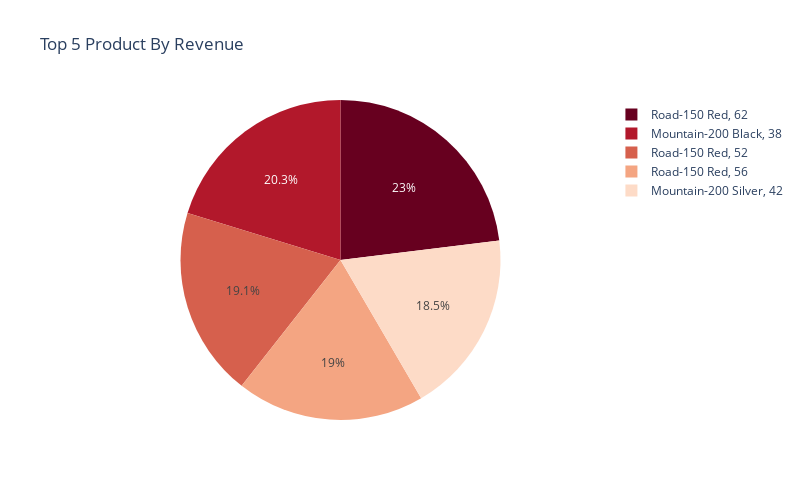

The notebook cell saved with this chart:
### Code cell
#Top 5 Product By Revenue
pr2 = pr1.head()
px.pie(pr2, values='Revenue', names='Product', 
       title='Top 5 Product By Revenue', 
       color_discrete_sequence=px.colors.sequential.RdBu,
      width = 800, height = 500)

### Figure 1 — Plotly figure (JSON) as saved in the notebook; plotly's stock layout.template omitted (floating-point values rounded to 4 significant figures)
{"data": [{"domain": {"x": [0.0, 1.0], "y": [0.0, 1.0]}, "hovertemplate": "Product=%{label}<br>Revenue=%{value}<extra></extra>", "labels": ["Road-150 Red, 62", "Mountain-200 Black, 38", "Road-150 Red, 52", "Road-150 Red, 56", "Mountain-200 Silver, 42"], "legendgroup": "", "name": "", "showlegend": true, "type": "pie", "values": [3829416, 3366248, 3180840, 3158805, 3081078]}], "layout": {"height": 500, "legend": {"tracegroupgap": 0}, "piecolorway": ["rgb(103,0,31)", "rgb(178,24,43)", "rgb(214,96,77)", "rgb(244,165,130)", "rgb(253,219,199)", "rgb(247,247,247)", "rgb(209,229,240)", "rgb(146,197,222)", "rgb(67,147,195)", "rgb(33,102,172)", "rgb(5,48,97)"], "title": {"text": "Top 5 Product By Revenue"}, "width": 800}}
